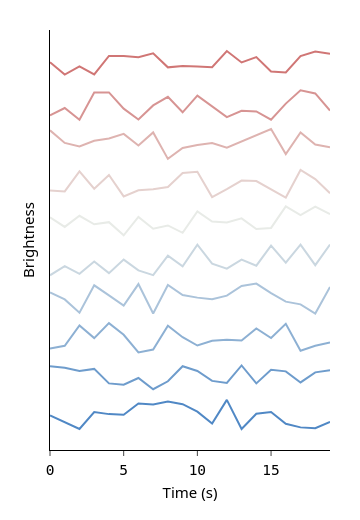

Here is the notebook cell this chart was saved with:
### Markdown cell above
## 2. Stacked line plot with Plotly

### Code cell
gradient = apc.Gradient(
    name="aegean_to_dragon",
    colors=colors,
).to_plotly_colorscale()

fig = go.Figure()

for i, line in enumerate(lines):
    fig.add_trace(
        go.Scatter(
            x=list(range(len(line))),
            y=line + (i * 1.25),
            mode="lines",
            name=f"line_{i}",
            line=dict(color=gradient[i * 25][1]),
        )
    )

fig.update_layout(
    xaxis=dict(title="Time (s)"),
    yaxis=dict(title="Brightness"),
    showlegend=False,
    width=360,
    height=520,
    margin=dict(l=50, b=70, r=30, t=30),
)

apc.plotly.set_xticklabel_monospaced(fig)
apc.plotly.hide_yaxis_ticks(fig)

fig.show()

### Figure 1 — Plotly figure (JSON) as saved in the notebook; plotly's stock layout.template omitted (floating-point values rounded to 4 significant figures)
{"data": [{"line": {"color": "#5088c5"}, "mode": "lines", "name": "line_0", "type": "scatter", "x": [0, 1, 2, 3, 4, 5, 6, 7, 8, 9, 10, 11, 12, 13, 14, 15, 16, 17, 18, 19], "y": [0.4844, 0.2663, 0.04743, 0.5939, 0.5262, 0.5059, 0.8669, 0.8401, 0.9305, 0.8469, 0.605, 0.2195, 0.9864, 0.0462, 0.5361, 0.5961, 0.2134, 0.09838, 0.06915, 0.2771]}, {"line": {"color": "#6e9ccc"}, "mode": "lines", "name": "line_1", "type": "scatter", "x": [0, 1, 2, 3, 4, 5, 6, 7, 8, 9, 10, 11, 12, 13, 14, 15, 16, 17, 18, 19], "y": [2.073, 2.022, 1.921, 1.985, 1.518, 1.477, 1.692, 1.33, 1.586, 2.072, 1.92, 1.598, 1.533, 2.096, 1.517, 1.955, 1.906, 1.549, 1.874, 1.943]}, {"line": {"color": "#8db0d3"}, "mode": "lines", "name": "line_2", "type": "scatter", "x": [0, 1, 2, 3, 4, 5, 6, 7, 8, 9, 10, 11, 12, 13, 14, 15, 16, 17, 18, 19], "y": [2.639, 2.732, 3.387, 2.978, 3.462, 3.085, 2.516, 2.611, 3.375, 3.009, 2.739, 2.894, 2.926, 2.904, 3.291, 2.982, 3.44, 2.57, 2.731, 2.841]}, {"line": {"color": "#abc3da"}, "mode": "lines", "name": "line_3", "type": "scatter", "x": [0, 1, 2, 3, 4, 5, 6, 7, 8, 9, 10, 11, 12, 13, 14, 15, 16, 17, 18, 19], "y": [4.452, 4.227, 3.799, 4.683, 4.357, 4.03, 4.722, 3.773, 4.692, 4.368, 4.285, 4.236, 4.35, 4.66, 4.737, 4.429, 4.156, 4.067, 3.77, 4.63]}, {"line": {"color": "#cad7e0"}, "mode": "lines", "name": "line_4", "type": "scatter", "x": [0, 1, 2, 3, 4, 5, 6, 7, 8, 9, 10, 11, 12, 13, 14, 15, 16, 17, 18, 19], "y": [5.006, 5.298, 5.053, 5.449, 5.075, 5.512, 5.163, 5.01, 5.637, 5.294, 5.993, 5.38, 5.222, 5.512, 5.316, 5.96, 5.414, 5.997, 5.331, 5.997]}, {"line": {"color": "#e8ebe7"}, "mode": "lines", "name": "line_5", "type": "scatter", "x": [0, 1, 2, 3, 4, 5, 6, 7, 8, 9, 10, 11, 12, 13, 14, 15, 16, 17, 18, 19], "y": [6.878, 6.566, 6.924, 6.651, 6.72, 6.295, 6.89, 6.508, 6.613, 6.377, 7.065, 6.739, 6.709, 6.842, 6.497, 6.534, 7.228, 6.95, 7.22, 6.978]}, {"line": {"color": "#e5d1ce"}, "mode": "lines", "name": "line_6", "type": "scatter", "x": [0, 1, 2, 3, 4, 5, 6, 7, 8, 9, 10, 11, 12, 13, 14, 15, 16, 17, 18, 19], "y": [7.741, 7.713, 8.355, 7.798, 8.242, 7.55, 7.749, 7.781, 7.856, 8.305, 8.344, 7.527, 7.784, 8.062, 8.044, 7.788, 7.515, 8.405, 8.108, 7.655]}, {"line": {"color": "#deb3b0"}, "mode": "lines", "name": "line_7", "type": "scatter", "x": [0, 1, 2, 3, 4, 5, 6, 7, 8, 9, 10, 11, 12, 13, 14, 15, 16, 17, 18, 19], "y": [9.681, 9.276, 9.162, 9.348, 9.419, 9.567, 9.194, 9.615, 8.761, 9.111, 9.211, 9.275, 9.123, 9.317, 9.533, 9.727, 8.916, 9.614, 9.226, 9.139]}, {"line": {"color": "#d79493"}, "mode": "lines", "name": "line_8", "type": "scatter", "x": [0, 1, 2, 3, 4, 5, 6, 7, 8, 9, 10, 11, 12, 13, 14, 15, 16, 17, 18, 19], "y": [10.16, 10.4, 10.02, 10.9, 10.91, 10.38, 10.03, 10.49, 10.76, 10.26, 10.8, 10.45, 10.11, 10.31, 10.29, 10.03, 10.55, 10.98, 10.87, 10.32]}, {"line": {"color": "#d07675"}, "mode": "lines", "name": "line_9", "type": "scatter", "x": [0, 1, 2, 3, 4, 5, 6, 7, 8, 9, 10, 11, 12, 13, 14, 15, 16, 17, 18, 19], "y": [11.88, 11.48, 11.74, 11.49, 12.08, 12.08, 12.04, 12.17, 11.71, 11.76, 11.74, 11.72, 12.24, 11.87, 12.05, 11.58, 11.55, 12.08, 12.23, 12.16]}], "layout": {"height": 520, "margin": {"b": 70, "l": 50, "r": 30, "t": 30}, "showlegend": false, "width": 360, "xaxis": {"tickfont": {"family": "AtkinsonHyperlegibleMono, Atkinson Hyperlegible Mono, DejaVu Sans Mono, monospace", "size": 14.5}, "title": {"text": "Time (s)"}}, "yaxis": {"showticklabels": false, "ticks": "", "title": {"text": "Brightness"}}}}
